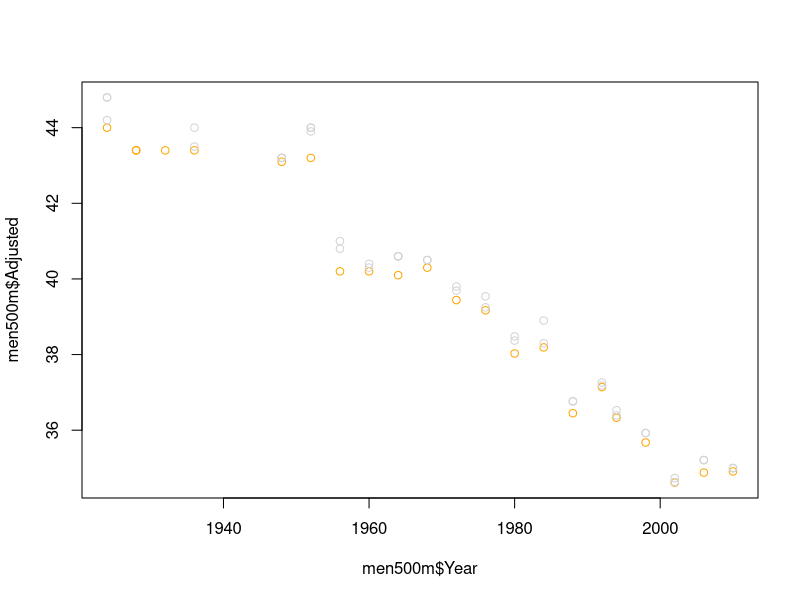
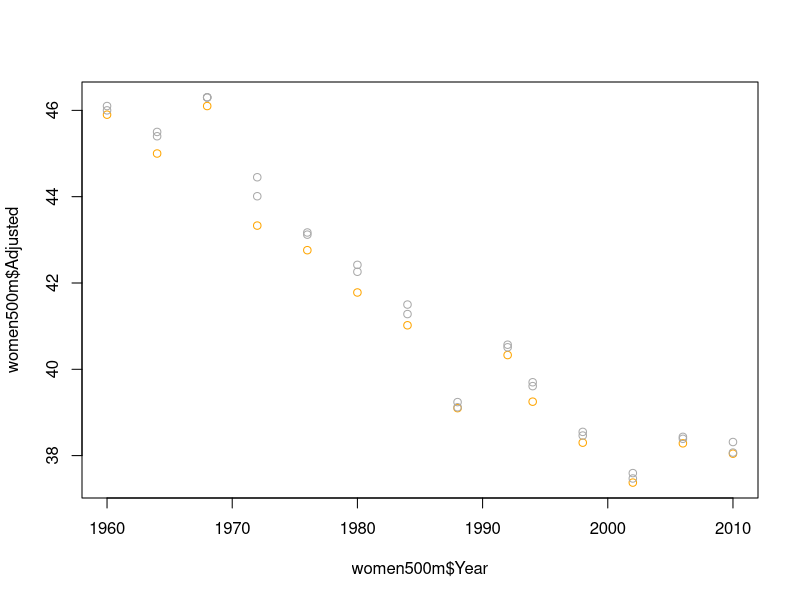
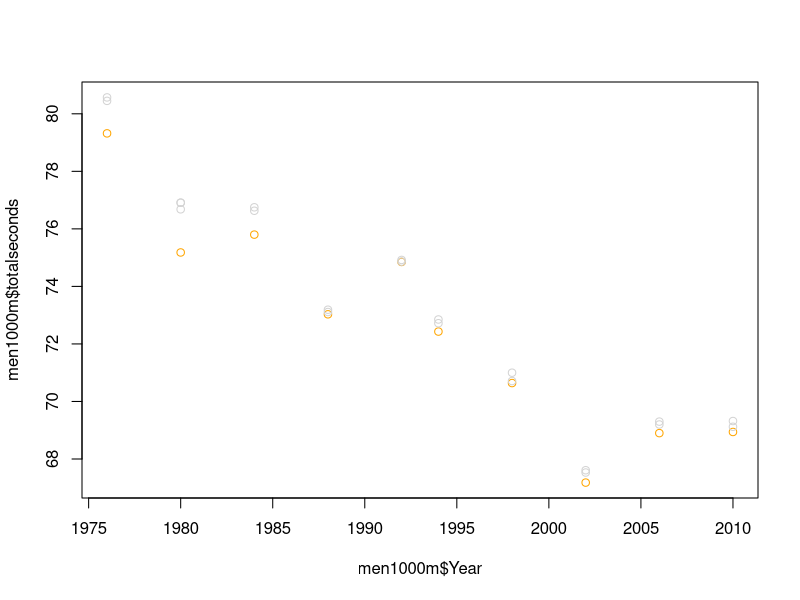
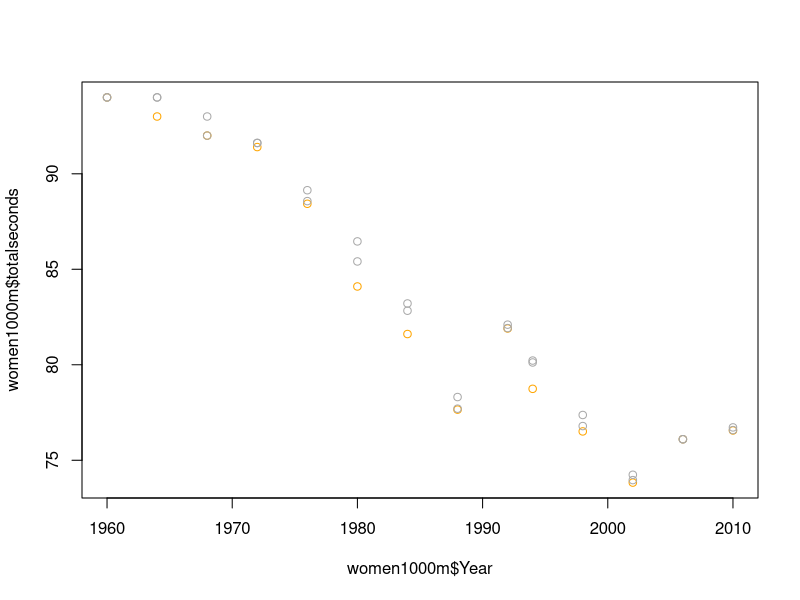
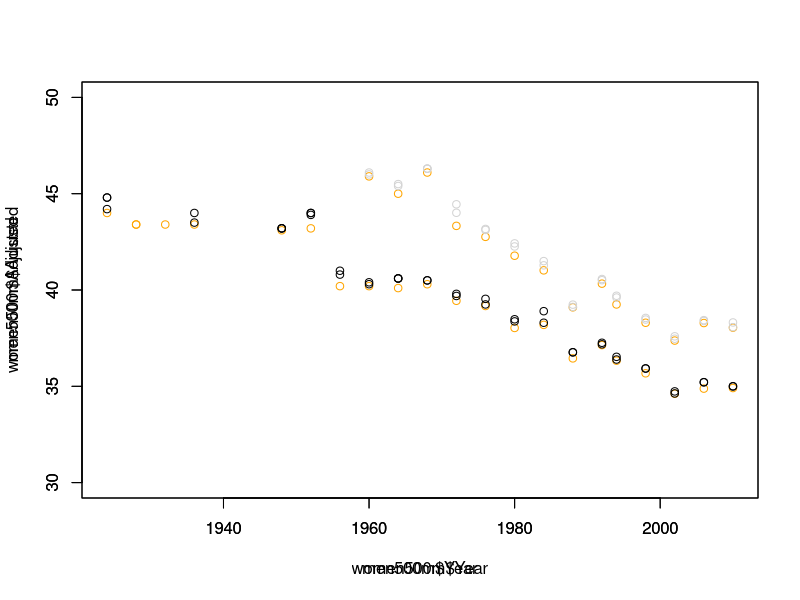

Reproduce these figures in R, in order. (Note: this script raises an error after producing the figures.)
data <- read.csv("speedskateolympics6.csv")

#converting time to seconds, so that we can compare values
#get minutes
data$minutes <- sapply(strsplit(as.character(data$TimeFormat), split=":"), function(x) { x[1] })
#get seconds
data$seconds <- sapply(strsplit(as.character(data$TimeFormat), split=":"), function(x) { x[2] })
#convert strings to numeric
data$minutes <- as.numeric(data$minutes)
data$seconds <- as.numeric(data$seconds)
#muliply minutes by 60
data$minutes <- data$minutes*60
#add seconds and minutes to get total seconds
data$totalseconds <- data$minutes+data$seconds


#making some subsets and playing w/ data (not the 500m data has to be adjusted because a few years ago, they started running two races and taking the sum. I've take then average, so we can compare these two data sets.)
men500m <- subset(data, Event=="500m Men")
men500m$Adjusted <- ifelse(men500m$totalseconds>50, men500m$totalseconds/2, men500m$totalseconds)

plotcolors <- ifelse(men500m$Medal == "GOLD", "orange", "lightgray")
plot(men500m$Year, men500m$Adjusted, col=plotcolors)

women500m <- subset(data, Event=="500m Women")
women500m$Adjusted <- ifelse(women500m$totalseconds>50, women500m$totalseconds/2, women500m$totalseconds)

plotcolorswomen <- ifelse(women500m$Medal == "GOLD", "orange", "darkgray")
plot(women500m$Year, women500m$Adjusted, col=plotcolorswomen)

men1000m <- subset(data, Event=="1000m Men")
plotcolors1000m <- ifelse(men1000m$Medal=="GOLD", "orange", "lightgray")
plot(men1000m$Year, men1000m$totalseconds, col=plotcolors1000m)

women1000m <- subset(data, Event=="1000m Women")
plotcolors1000mWomen <- ifelse(women1000m$Medal=="GOLD", "orange", "darkgray")
plot(women1000m$Year, women1000m$totalseconds, col=plotcolors1000mWomen)



#now to compare men and women 500m (note, I already made the subsets for these groups up above and adjusted for changes in the rules (two races instead of one))
plotcomparemen <- ifelse(men500m$Medal=="GOLD", "orange", "black")
plotcomparewomen <- ifelse(women500m$Medal=="GOLD", "orange", "lightgray")
plot(men500m$Year, men500m$Adjusted, col=plotcomparemen, ylim=c(30,50), xlim=c(1924,2010))
par(new=TRUE)
plot(women500m$Year, women500m$Adjusted, col=plotcomparewomen, ylim=c(30,50), xlim=c(1924,2010))



#now to compare men and women 1000m
men1000m <- subset(data, Event=="1000m Men")
women1000m <- subset(data, Event=="1000m Women")

plotcomparemen <- ifelse(men1500m$Medal=="GOLD", "orange", "black")
plotcomparewomen <- ifelse(women1500m$Medal=="GOLD", "orange", "lightgray")
plot(men1500m$Year, men1500m$totalseconds, col=plotcomparemen, ylim=c(100,200), xlim=c(1924,2010))
par(new=TRUE)
plot(women1500m$Year, women1500m$totalseconds, col=plotcomparewomen, ylim=c(100,200), xlim=c(1924,2010))



#now to compare men and women 1500m
men1500m <- subset(data, Event=="1500m Men")
women1500m <- subset(data, Event=="1500m Women")

plotcomparemen <- ifelse(men1500m$Medal=="GOLD", "orange", "black")
plotcomparewomen <- ifelse(women1500m$Medal=="GOLD", "orange", "lightgray")
plot(men1500m$Year, men1500m$totalseconds, col=plotcomparemen, ylim=c(100,200), xlim=c(1924,2010))
par(new=TRUE)
plot(women1500m$Year, women1500m$totalseconds, col=plotcomparewomen, ylim=c(100,200), xlim=c(1924,2010))


#now to compare men and women 5000m
men5000m <- subset(data, Event=="5000m Men")
women5000m <- subset(data, Event=="5000m Women")

plotcomparemen <- ifelse(men5000m$Medal=="GOLD", "orange", "black")
plotcomparewomen <- ifelse(women5000m$Medal=="GOLD", "orange", "lightgray")
plot(men5000m$Year, men5000m$totalseconds, col=plotcomparemen, ylim=c(300,600), xlim=c(1924,2010))
par(new=TRUE)
plot(women5000m$Year, women5000m$totalseconds, col=plotcomparewomen, ylim=c(300,600), xlim=c(1924,2010))


#now to plot 10000m men
men10000m <- subset(data, Event=="10000m Men")
plotcolor <- ifelse(men10000m$Medal=="GOLD", "orange", "black")
plot(men10000m$Year, men10000m$totalseconds, col=plotcolor)


#now to plot 3000m women
women3000m <- subset(data, Event=="3000m Women")
plotcolor <- ifelse(women3000m$Medal=="GOLD", "orange", "lightgray")
plot(women3000m$Year, women3000m$totalseconds, col=plotcolor)


#now to compare short track 500m
ShortWomen500 <- subset(data, Event=="500m Short Track Women")
ShortMen500 <- subset(data, Event=="500m Short Track Men")

plotcomparemen <- ifelse(ShortMen500$Medal=="GOLD", "orange", "black")
plotcomparewomen <- ifelse(ShortWomen500$Medal=="GOLD", "orange", "lightgray")

plot(ShortMen500$Year, ShortMen500$totalseconds, col=plotcomparemen, ylim=c(40,50), xlim=c(1992,2010))
par(new=TRUE)
plot(ShortWomen500$Year, ShortWomen500$totalseconds, col=plotcomparewomen, ylim=c(40,50), xlim=c(1992,2010))


#and short track 1000m
ShortWomen1000 <- subset(data, Event=="1000m Short Track Women")
ShortMen1000 <- subset(data, Event=="1000m Short Track Men")

plotcomparemen <- ifelse(ShortMen1000$Medal=="GOLD", "orange", "black")
plotcomparewomen <- ifelse(ShortWomen1000$Medal=="GOLD", "orange", "lightgray")

plot(ShortMen1000$Year, ShortMen1000$totalseconds, col=plotcomparemen, ylim=c(80,105), xlim=c(1992,2010))
par(new=TRUE)
plot(ShortWomen1000$Year, ShortWomen1000$totalseconds, col=plotcomparewomen, ylim=c(80,105), xlim=c(1992,2010))


#and finally short track relay 5000m (men only)
ShortRelay5000 <- subset(data, Event=="5000m Short Track Relay Men")
plotcolor <- ifelse(ShortRelay5000$Medal=="GOLD", "orange", "black")
plot(ShortRelay5000$Year, ShortRelay5000$totalseconds, col=plotcolor)


#and short track relay 3000m (women only)
ShortRelay3000 <- subset(data, Event=="3000m Short Track Relay Women")
plotcolor <- ifelse(ShortRelay3000$Medal=="GOLD", "orange", "black")
plot(ShortRelay3000$Year, ShortRelay3000$totalseconds, col=plotcolor)


#now to plot the altitude
plot(altitude$Year, altitude$Altitude, col="green", type="l", ylim=c(-3000, 2000))

#Using gsub to assign a code to each Medal
data$MedalCode <- data$Medal
data$MedalCode <- gsub("GOLD", "3", data$MedalCode)
data$MedalCode <- gsub("SILVER", "2", data$MedalCode)
data$MedalCode <- gsub("BRONZE", "1", data$MedalCode)

#sort it and give it a new name
dataCleanSort <- data[order(data$MedalCode),]
